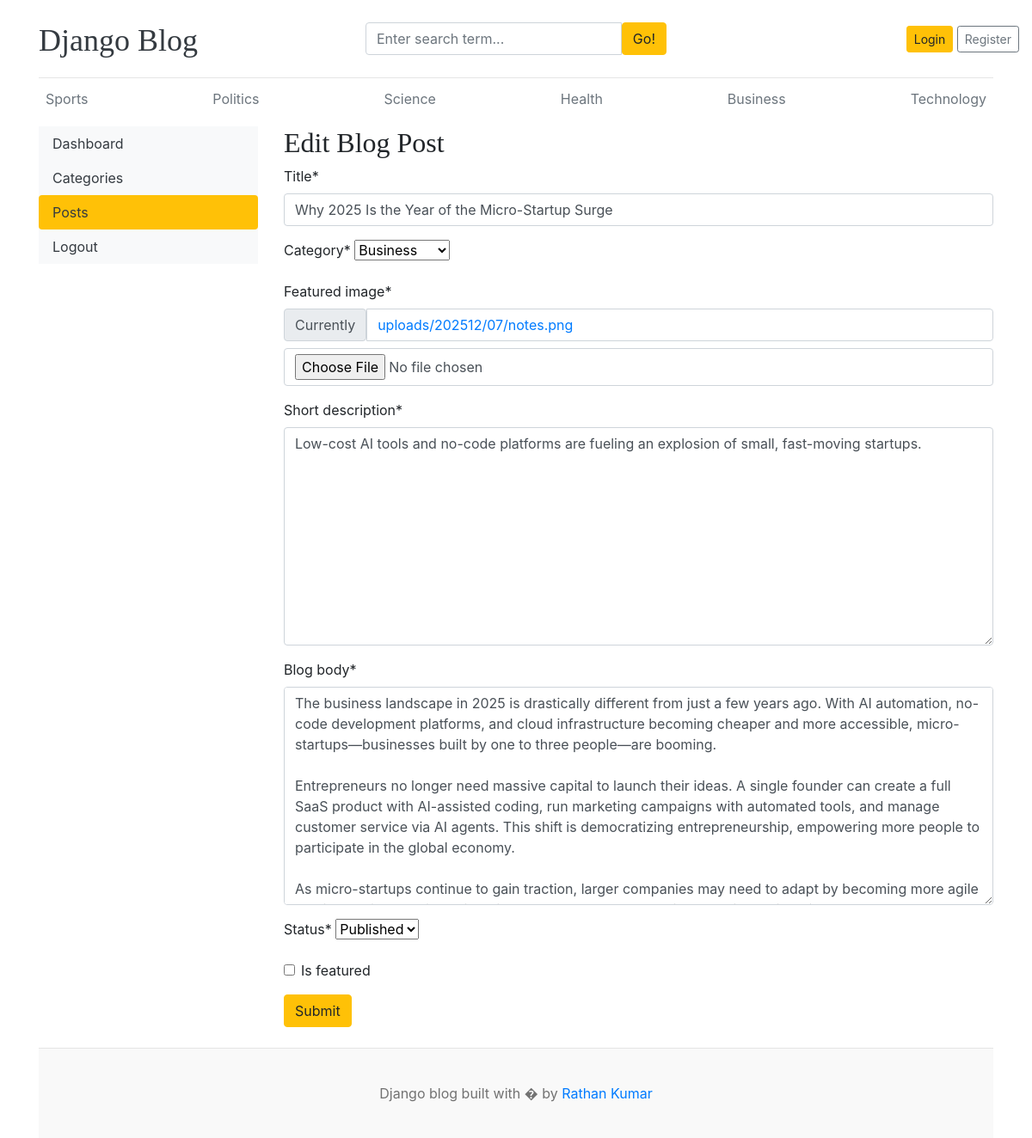
/dashboard/posts/edit/4/, run on an earlier commit of the app's database.
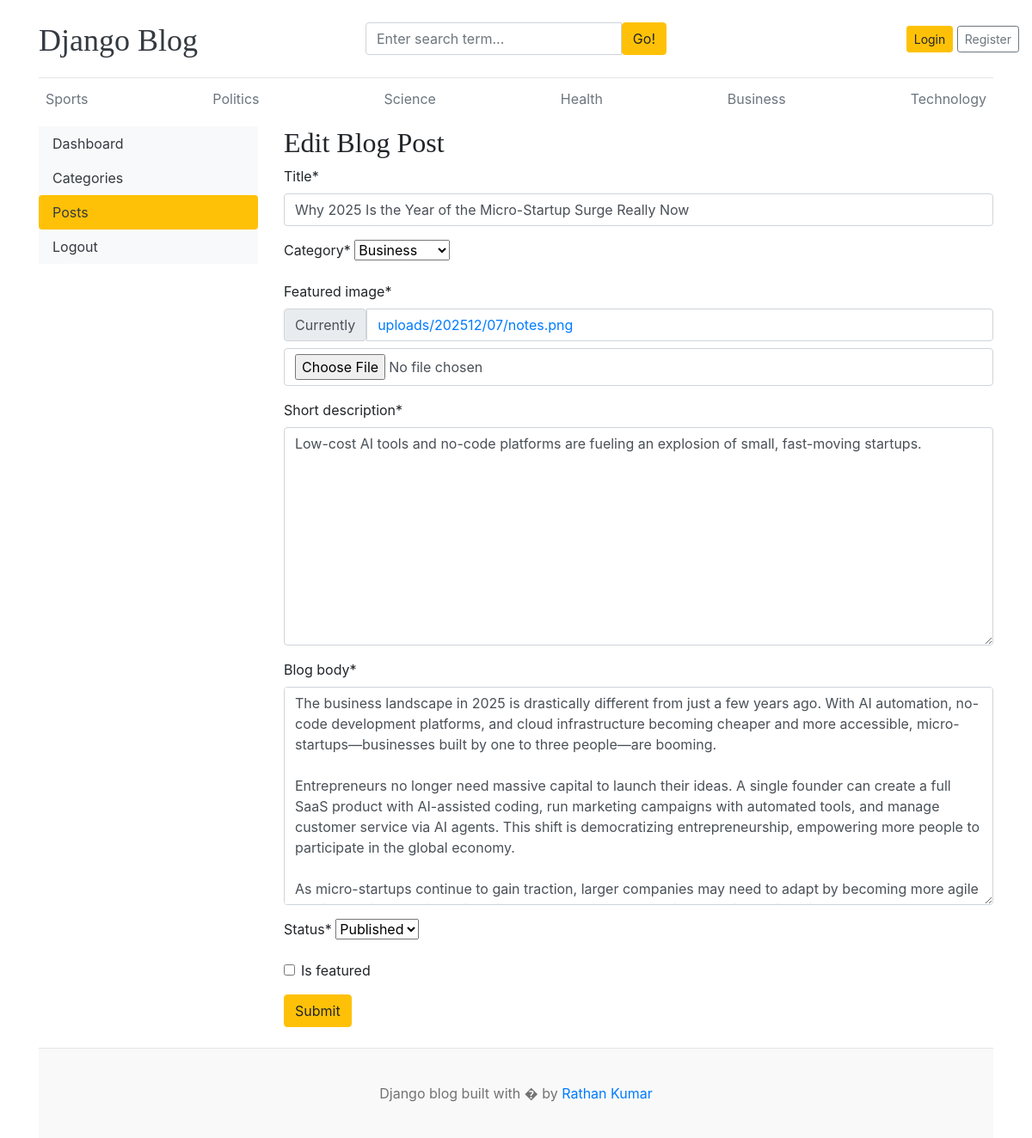
And on a later commit of the database.
### blogs/models.py (models this page shows, shortened)
class Blog(models.Model):
    title = models.CharField(max_length=100)
    slug = models.SlugField(max_length=150, unique=True)
    category = models.ForeignKey(Category, on_delete=models.CASCADE)
    author = models.ForeignKey(User, on_delete=models.CASCADE)
    featured_image = models.ImageField(upload_to='uploads/%Y%m/%d')
    short_description = models.TextField(max_length=500)
    blog_body = models.TextField(max_length=2000)
    status = models.CharField(max_length=20, choices=(("Draft", "Draft"), ("Published", "Published")), default="Draft")
    is_featured = models.BooleanField(default=False)
    created_at = models.DateTimeField(auto_now_add=True)
    updated_at = models.DateTimeField(auto_now=True)

### dashboards/views.py (the view, shortened to what this page needs)
# urls.py: path('posts/edit/<int:pk>/', views.edit_post, name='edit_post'),
def edit_post(request, pk):
    post = get_object_or_404(Blog, pk=pk)
    form = BlogPostForm(instance=post)
    context = {
        'form': form,
        'post': post,
    }
    return render(request, 'dashboard/edit_post.html', context)

### dashboards/forms.py
class BlogPostForm(forms.ModelForm):
    class Meta:
        model = Blog
        fields = ('title', 'category', 'featured_image', 'short_description', 'blog_body', 'status', 'is_featured')

### blogs/context_processors.py (called while the page is built)
def get_categories(request):
    categories = Category.objects.all()
    return dict(categories=categories)

def get_social_links(request):
    social_links = SocialLink.objects.all()
    return dict(social_links=social_links)

### blogs/models.py (called while the page is built)
    def __str__(self):
        return self.category_name

### templates/dashboard/edit_post.html (shortened to what this page needs)
{% extends 'base.html' %}
{% block content %}
{% load crispy_forms_tags %}
<div class="row">
    {% include 'dashboard/sidebar.html' %}
    <div class="col-md-9">
        <h2>Edit Blog Post</h2>
        <form action="{% url 'edit_post' post.id %}" method="POST" enctype="multipart/form-data">
            {{ form | crispy }}
            <button type="submit" class="btn btn-warning">Submit</button>
        </form>
        <br>
    </div>
</div>
{% endblock %}

What changed in the data, as far as the page shows it:
changed Blog "Business": title "Why 2025 Is the Year of the Micro-Startup Surge" → "Why 2025 Is the Year of the Micro-Startup Surge Really Now"
